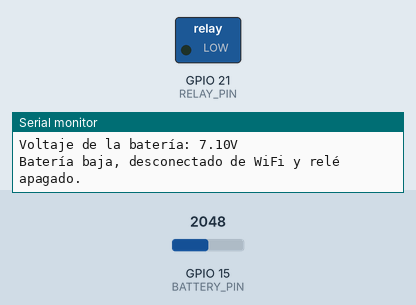
Simulated run of this sketch. Board: ESP32. Parts: switched loads named in the sketch (green lamp = pin HIGH), the last lines printed to the serial monitor. The inputs (shaded band) are chosen by the test bench; at power-on: GPIO 15 (BATTERY_PIN) = 2048. WiFi joins after 1.5 s; servers stay silent unless stated.

Above: at 3.7 s.
3.8 s: GPIO 15 (BATTERY_PIN) set to 2991
5.7 s: GPIO 15 (BATTERY_PIN) set to 3093
At 7.6 s:
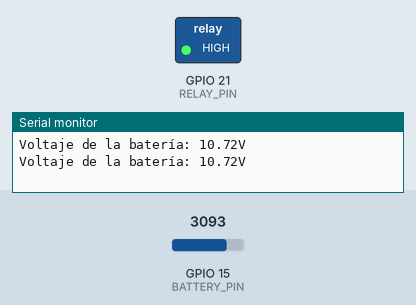
8.0 s: GPIO 15 (BATTERY_PIN) set to 2866
At 9.2 s:
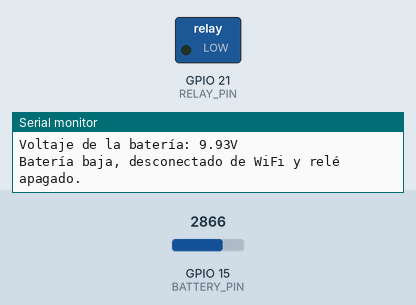
10.0 s: GPIO 15 (BATTERY_PIN) set to 3603
At 10.8 s:
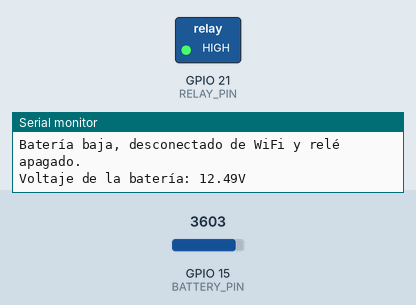
Timing chart, 0 to 13.0 s (numbered marks = the images above; inputs shaded):
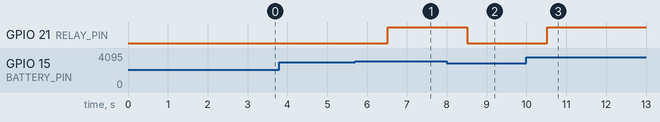

Measured:
- the behaviour switches between 3030 and 3031 on GPIO 15 (BATTERY_PIN) (found by bisection; images 0 and 1)
- after the input at 5.7 s, GPIO 21 (RELAY_PIN): LOW → HIGH after 0.82 s
- after the input at 8.0 s, GPIO 21 (RELAY_PIN): HIGH → LOW after 0.52 s
- after the input at 10.0 s, GPIO 21 (RELAY_PIN): LOW → HIGH after 0.52 s

The sketch:

resonador.ino
```cpp
#include <WiFi.h>
#include <PubSubClient.h>
#include <SoftwareSerial.h>

// Configuración WiFi
const char* ssid = "INFINITUMD2AC";
const char* password = "PCwGdtcV9D";
const char* mqtt_server = "192.168.1.101";
IPAddress local_IP(192, 168, 1, 120); // IP fija
IPAddress gateway(192, 168, 1, 1);
IPAddress subnet(255, 255, 255, 0);

// Configuración del cliente MQTT
WiFiClient espClient;
PubSubClient client(espClient);

// Pines y hardware
#define MP3_RX 22
#define MP3_TX 23
#define RELAY_PIN 21
#define BATTERY_PIN 15

SoftwareSerial mp3(MP3_RX, MP3_TX); // Comunicación con el MP3 usando SoftwareSerial

// Configuración del voltaje de la batería
const float maxBatteryVoltage = 12.6;  // Voltaje máximo de la batería
const float minBatteryVoltage = 10.5;  // Voltaje mínimo de la batería
const float batteryDividerRatio = (10.0 + 33.0) / 10.0; // Relación del divisor
const float adcMaxValue = 4095.0;      // Valor máximo del ADC
const float referenceVoltage = 3.3;    // Voltaje de referencia del ADC

// Variables globales
unsigned long lastReconnectAttempt = 0;
unsigned long lastInternetCheck = 0;
unsigned long lastVoltagePrint = 0;
const unsigned long internetCheckInterval = 2 * 60 * 1000; // 2 minutos
const unsigned long voltagePrintInterval = 1000; // 1 segundo
bool playingAudio = false;

void setup() {
  // Configuración de pines
  pinMode(RELAY_PIN, OUTPUT);
  digitalWrite(RELAY_PIN, LOW); // Inicialmente apagado

  // Configuración del SoftwareSerial para el MP3
  mp3.begin(9600);

  // Configuración del monitor serial
  Serial.begin(115200);
  delay(1000); // Espera a que se inicie el Serial

  // Configuración WiFi
  WiFi.config(local_IP, gateway, subnet);
  WiFi.begin(ssid, password);

  // Configuración del cliente MQTT
  client.setServer(mqtt_server, 1883);
  client.setCallback(mqttCallback);

  // Conectar al WiFi
  connectToWiFi();

  // Inicializar el relé según el estado de la batería
  checkBattery();
}

void loop() {
  if (!client.connected()) {
    unsigned long now = millis();
    if (now - lastReconnectAttempt > internetCheckInterval) {
      lastReconnectAttempt = now;
      if (reconnect()) {
        lastReconnectAttempt = 0;
      } else {
        ESP.restart(); // Reinicia si no se puede reconectar
      }
    }
  } else {
    client.loop();
  }

  // Monitorear el voltaje de la batería
  checkBattery();
  delay (1000);

  // Imprimir el voltaje cada segundo
  unsigned long now = millis();
  if (now - lastVoltagePrint >= voltagePrintInterval) {
    lastVoltagePrint = now;
    printBatteryVoltage();
  }
}

void connectToWiFi() {
  Serial.println("Conectando a WiFi...");
  while (WiFi.status() != WL_CONNECTED) {
    delay(500);
    Serial.print(".");
  }
  Serial.println();
  Serial.println("Conectado a WiFi!");
  Serial.print("IP asignada: ");
  Serial.println(WiFi.localIP());
}

boolean reconnect() {
  Serial.println("Intentando conectar a MQTT...");
  if (client.connect("ESP32Client")) {
    Serial.println("Conectado a MQTT!");
    client.subscribe("cartas/play");
    client.subscribe("cartas/stop");
  }
  return client.connected();
}

void mqttCallback(char* topic, byte* payload, unsigned int length) {
  String message;
  for (int i = 0; i < length; i++) {
    message += (char)payload[i];
  }

  Serial.print("Mensaje recibido en el tópico: ");
  Serial.println(topic);
  Serial.print("Contenido del mensaje: ");
  Serial.println(message);

  if (String(topic) == "cartas/play" && !playingAudio) {
    playAudio();
  } else if (String(topic) == "cartas/stop" && playingAudio) {
    stopAudio();
  }
}

void sendCommand(uint8_t command, uint8_t arg1 = 0, uint8_t arg2 = 0) {
  uint8_t commandBuffer[8] = {0x7E, 0xFF, 0x06, command, 0x00, arg1, arg2, 0xEF};
  mp3.write(commandBuffer, 8);
}

void playAudio() {
  sendCommand(0x03, 0x00, 0x01); // Comando para reproducir la pista 1
  playingAudio = true;
  Serial.println("Reproduciendo audio...");
}

void stopAudio() {
  sendCommand(0x16); // Comando para detener el audio
  playingAudio = false;
  Serial.println("Audio detenido.");
}

void checkBattery() {
  int rawValue = analogRead(BATTERY_PIN);
  float batteryVoltage = (rawValue / adcMaxValue) * referenceVoltage * batteryDividerRatio;

  if (batteryVoltage <= minBatteryVoltage) {
    digitalWrite(RELAY_PIN, LOW);  // Apaga el relé
    WiFi.disconnect();             // Desconecta del WiFi
    Serial.println("Batería baja, desconectado de WiFi y relé apagado.");
  } else {
    digitalWrite(RELAY_PIN, HIGH); // Enciende el relé
  }
}

void printBatteryVoltage() {
  int rawValue = analogRead(BATTERY_PIN);
  float batteryVoltage = (rawValue / adcMaxValue) * referenceVoltage * batteryDividerRatio;
  Serial.print("Voltaje de la batería: ");
  Serial.print(batteryVoltage);
  Serial.println("V");
}
```
